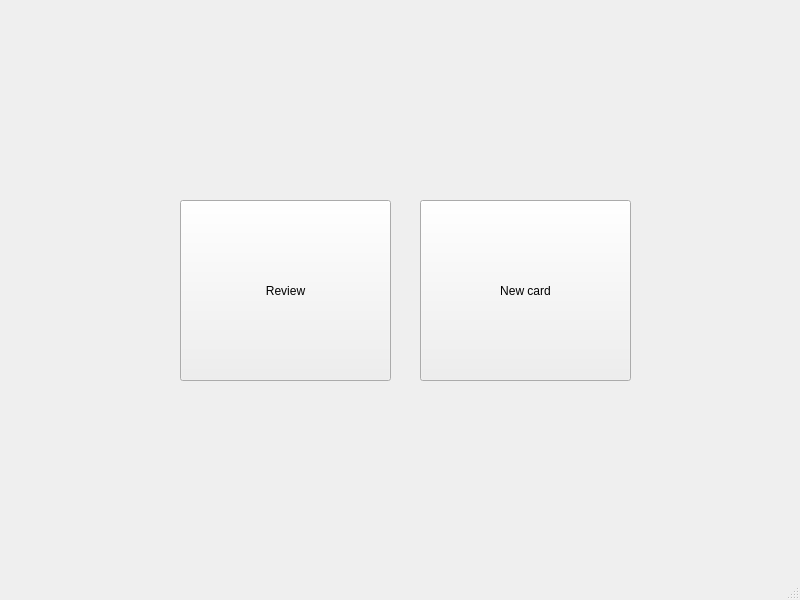
<?xml version="1.0" encoding="UTF-8"?>
<ui version="4.0">
 <class>MainWindow</class>
 <widget class="QMainWindow" name="MainWindow">
  <property name="geometry">
   <rect>
    <x>0</x>
    <y>0</y>
    <width>800</width>
    <height>600</height>
   </rect>
  </property>
  <property name="windowTitle">
   <string>MainWindow</string>
  </property>
  <widget class="QWidget" name="centralwidget">
   <widget class="QPushButton" name="pushButton">
    <property name="geometry">
     <rect>
      <x>180</x>
      <y>200</y>
      <width>211</width>
      <height>181</height>
     </rect>
    </property>
    <property name="text">
     <string>Review</string>
    </property>
   </widget>
   <widget class="QPushButton" name="pushButton_2">
    <property name="geometry">
     <rect>
      <x>420</x>
      <y>200</y>
      <width>211</width>
      <height>181</height>
     </rect>
    </property>
    <property name="text">
     <string>New card</string>
    </property>
   </widget>
  </widget>
  <widget class="QMenuBar" name="menubar">
   <property name="geometry">
    <rect>
     <x>0</x>
     <y>0</y>
     <width>800</width>
     <height>21</height>
    </rect>
   </property>
  </widget>
  <widget class="QStatusBar" name="statusbar"/>
 </widget>
 <resources/>
 <connections/>
</ui>
